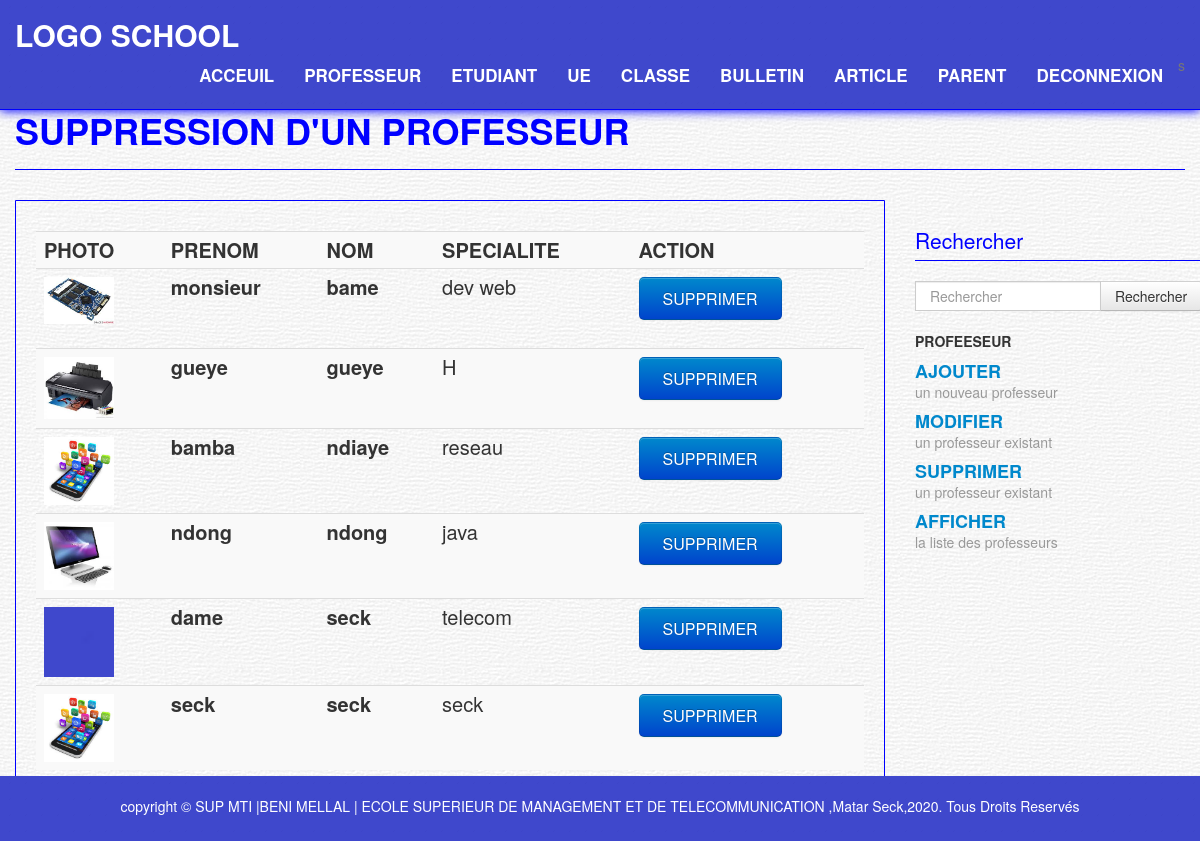
/pages/utilisateur/prof/sprof.php, run on the app's committed database.
### tables this page shows
CREATE TABLE `professeur` (
  `matricule` varchar(50) NOT NULL,
  `nom` varchar(50) NOT NULL,
  `prenom` varchar(50) NOT NULL,
  `lnaiss` varchar(50) NOT NULL,
  `dnaiss` date NOT NULL,
  `adr` varchar(50) NOT NULL,
  `sexe` varchar(50) NOT NULL,
  `tel` int(11) NOT NULL,
  `email` varchar(50) NOT NULL,
  `photo` varchar(100) NOT NULL,
  `nation` varchar(50) NOT NULL,
  `specialite` varchar(50) NOT NULL,
  `pass` varchar(50) NOT NULL
);

### pages/utilisateur/prof/sprof.php (the view, shortened to what this page needs)
<?php require_once('../../connexion.php'); ?>
<div class="content">
      <div class="container">
        <div class="page-header">
          <h1>SUPPRESSION D'UN PROFESSEUR</h1>
        </div>
        <div class="row">
          <div class="span9">
            <div class="widget-body">
              <div class="rigth-align">
						<p>
<?php $req=$bd->query("select matricule,nom,prenom,specialite,photo from professeur order by nom,prenom");
?>
<table  class="table table-striped">
  <tr>
    <th scope="col">PHOTO</th>
    <th scope="col">PRENOM</th>
    <th scope="col">NOM</th>
    <th scope="col">SPECIALITE</th>
    <th scope="col">ACTION</th>
  </tr>
<?php
while($ligne= $req->fetch()) {
echo "<tr><td><img src='images/".$ligne['photo']."' width='70' height='70' /></td><th scope='row'>".$ligne['prenom']."</th><th scope='row'>".$ligne['nom']."</th><td>".$ligne['specialite']."</td><td><form action='tsprof.php' method='post'><input type='hidden' name='matricule' value='".$ligne['matricule']."' /><input type='submit' value='  SUPPRIMER  ' class='btn btn-primary btn-large'/>
</form></td></tr>";
}
?>
</table>
						</p>
          </div></div></div>
          <div class="span3 pull-right sidebar">
            <form class="form-search" action="rprof.php" method="post">
              <div class="input-append">
              <legend>Rechercher</legend>
              <input type="text" class="span2 search-query" name="rechercher" placeholder="Rechercher ">
              <button type="submit" class="btn">Rechercher</button>
              </div>
            </form>
          </div>
        </div>
      </div>
    </div>
	</body>
</html>

### css/boot-business.css (style rules this page uses)
.content { padding: 30px 0; background: url('../img/content.png'); }
.page-header { margin: 0 0 30px; border-bottom: 1px solid blue; }
.widget-body { font-size: 20px; padding: 20px 20px 20px 20px; border: 1px solid blue; -webkit-border-radius: 0 0 5px 5px; -moz-border-radius: 0 0 5px 5px; border-radius: 0 0 5px 5px; }
.sidebar { padding: 20px 0; }
@media (min-width: 1200px) { body { padding-top: 70px; } }

### data on the page
professeur: photo (picture), prenom "monsieur", nom "bame", specialite "dev web"
professeur: photo (picture), prenom "gueye", nom "gueye", specialite "H"
professeur: photo (picture), prenom "bamba", nom "ndiaye", specialite "reseau"
professeur: photo (picture), prenom "ndong", nom "ndong", specialite "java"
professeur: photo (picture), prenom "dame", nom "seck", specialite "telecom"
professeur: photo (picture), prenom "seck", nom "seck", specialite "seck"
